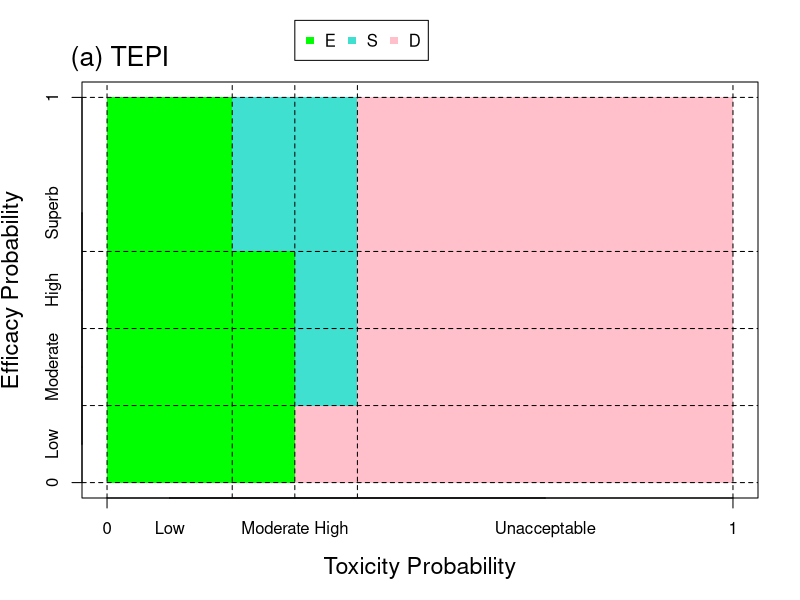
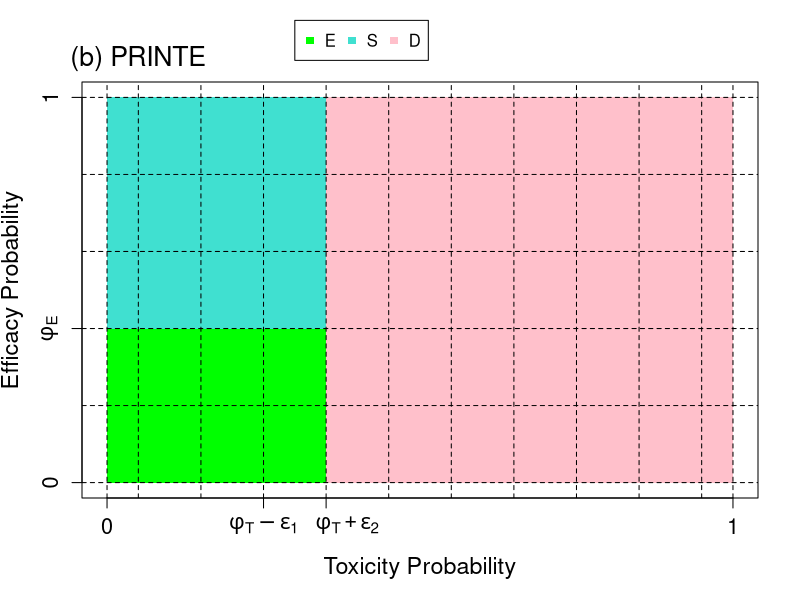

Reproduce these figures in R, in order.
##########TEPI

par(xpd=FALSE)
plot(c(0, 1), c(0, 1),type= "n", xlab = "Toxicity Probability", ylab = "Efficacy Probability",xaxt = "n",yaxt="n",cex.lab = 1.4)

axis(1, at=c(0,1), labels=c(0,1))
axis(2, at=c(0,1), labels=c(0,1))
axis(2, at=c(0.1,0.3,0.5,0.7), labels=c("Low","Moderate","High","Superb"),tck=0)
axis(1, at=c(0.1,0.3,0.7), labels=c("Low","Moderate High","Unacceptable"),tck=0)

rect(0, 0,0.2, 1, col = "green", border = "transparent") 
rect(0.2, 0,0.3, 0.6, col = "green", border = "transparent") 
rect(0.2, 0.6,0.3, 1, col = "turquoise", border = "transparent") 
rect(0.3, 0,0.4, 1, col = "turquoise", border = "transparent") 
rect(0.4, 0,1, 1, col = "pink", border = "transparent") 
rect(0.3, 0,0.4, 0.2, col = "pink", border = "transparent") 


abline(v  = 0.2,lty=2)
abline(v  = 0.3,lty=2)
abline(v  = 0.4,lty=2)
abline(v  = 0,lty=2)
abline(v  = 1,lty=2)

abline(h  = 0,lty=2)
abline(h  = 1,lty=2)
abline(h  = 0.2,lty=2)
abline(h  = 0.6,lty=2)
abline(h  = 0.4,lty=2)
par(xpd=TRUE)
legend(0.3,1.2, legend=c("E","S","D"), pch=rep(15,3), col=c("green","turquoise","pink"),ncol=3)

text(0.02,1.1,"(a) TEPI",cex=1.6)



########## PRINTE
par(xpd=FALSE)

plot(c(0, 1), c(0, 1),type= "n", xlab = "Toxicity Probability", ylab = "Efficacy Probability",xaxt = "n",yaxt="n",cex.lab=1.4)

axis(1, at=c(0,0.25,0.35,1), labels=c(0,expression(phi[T] - epsilon[1]),expression(paste("       ",phi[T] + epsilon[2])),1),cex.axis = 1.3)

axis(2, at=c(0,0.4,1), labels=c(0,expression(phi[E]),1),cex.axis=1.3)

rect(0, 0,0.35, 0.4, col = "green", border = "transparent") 

rect(0, 0.4,0.35, 1, col = "turquoise", border = "transparent") 
rect(0.35, 0,1, 1, col = "pink", border = "transparent") 

 
abline(h  = 0.0,lty=2)
abline(h  = 0.2,lty=2)
abline(h  = 0.4,lty=2)
abline(h  = 0.6,lty=2)
abline(h  = 0.8,lty=2)
abline(h  = 1.0,lty=2)

abline(v  = 0.0,lty=2)
abline(v  = 0.05,lty=2)
abline(v  = 0.15,lty=2)
abline(v  = 0.25,lty=2)
abline(v  = 0.35,lty=2)
abline(v  = 0.45,lty=2)
abline(v  = 0.55,lty=2)
abline(v  = 0.65,lty=2)
abline(v  = 0.75,lty=2)
abline(v  = 0.85,lty=2)
abline(v  = 0.95,lty=2)
abline(v  = 1,lty=2)

par(xpd=TRUE)

legend(0.3,1.2, legend=c("E","S","D"), pch=rep(15,3), col=c("green","turquoise","pink"),ncol=3)

text(0.05,1.1,"(b) PRINTE",cex=1.6)


